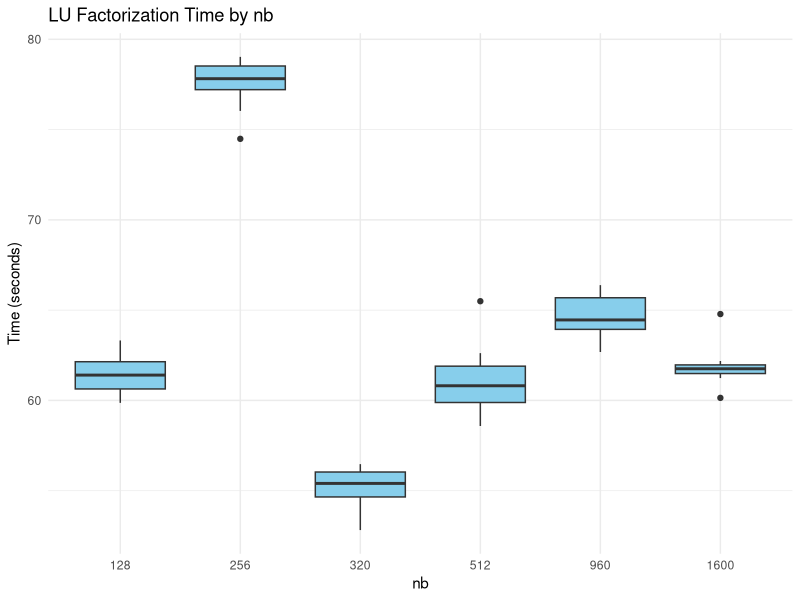

Reproduce this figure in R.
library(ggplot2)
data <- read.csv("./data/block-size.csv", sep = ";")
ggplot(data, aes(x = factor(nb), y = time)) +
  geom_boxplot(fill = "skyblue") +
  labs(title = "LU Factorization Time by nb",
       x = "nb",
       y = "Time (seconds)") +
  theme_minimal()

